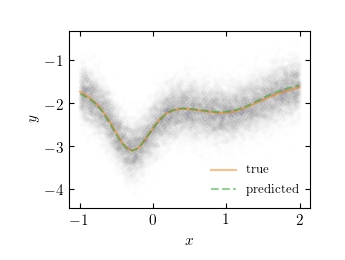

Reproduce this figure in Python.
#!/usr/bin/env python
from __future__ import absolute_import
from __future__ import division
from __future__ import print_function
class landscape:
    """
    Generate random landscape
    """
    def __init__(self,n=64):
        from numpy.random import rand
        from numpy import sqrt
        """
        n: number of gaussians
        """
        self.n=n
        v=rand(n,3)
        v[:,0]=v[:,0]*50-40
        v[:,1]=v[:,1]*5-2
        v[:,2]=v[:,2]*2.0*sqrt(10.0)
        self.v=v

    def y(self,x,s=0.0):  
        from numpy.random import uniform,normal
        y=0
        for h,mu,sigma in self.v:
            y+=h*self.gaussian(x,mu,sigma)
        noise=normal(0.0,s,len(y))
        #y=x**2
        return y/self.n+noise

    def gaussian(self,x,mu,sigma):
        from numpy import exp,sqrt,pi
        return 1.0/sqrt(2*pi*sigma**2)*exp(-(x-mu)**2/(2.0*sigma**2))

def main():
    print("linear fit")
    import tensorflow as tf
    from tensorflow.contrib.tensor_forest.python import tensor_forest
    from tensorflow.python.ops import resources

    from numpy.random import uniform
    from numpy import arange,linspace,array,sqrt,reshape,log,cast
    from matplotlib.pyplot import figure,plot,show,xlabel,ylabel,legend,savefig,subplots_adjust

    rr=landscape()

    x=uniform(-1,2,20000)
    y=rr.y(x,0.333)

    x=array(x,dtype='float32')
    y=array(y,dtype='float32')

    feed_x=reshape(x,(-1,1))
    feed_y=reshape(y,(-1,1))

    dataset=tf.data.Dataset.from_tensor_slices((feed_x,feed_y))
    print(dataset)
    train_dataset=dataset.repeat().batch(4000)

    d=1000
    xo=linspace(-1,2,d)
    yo=rr.y(xo)

    xo=array(xo,dtype='float32')
    yo=array(yo,dtype='float32')

    feed_x_true=reshape(xo,(-1,1))
    feed_y_true=reshape(yo,(-1,1))

    true_dataset=tf.data.Dataset.from_tensor_slices((feed_x_true,feed_y_true))
    validate_dataset=true_dataset.repeat().batch(d)

    """
    Iterator
    """

    iterator=tf.data.Iterator.from_structure(train_dataset.output_types,train_dataset.output_shapes)
    next_element=iterator.get_next()
    train_init_op=iterator.make_initializer(train_dataset)
    validate_init_op=iterator.make_initializer(validate_dataset)

    input_layer=next_element[0]
    output_layer=next_element[1]

    """
    ANN
    """
    
    dense1=tf.layers.dense(inputs=input_layer,units=28,activation=tf.nn.tanh,bias_initializer=tf.truncated_normal_initializer())
    dense2=tf.layers.dense(inputs=dense1,units=29,activation=tf.nn.tanh,bias_initializer=tf.truncated_normal_initializer())
    y_out=tf.layers.dense(inputs=dense2,units=1)

    cross_entropy=tf.reduce_mean(tf.nn.l2_loss(output_layer-y_out))
    optimizer=tf.train.AdamOptimizer(0.01)
    minimize=optimizer.minimize(cross_entropy)

    init_vars=tf.group(tf.global_variables_initializer())

    sess = tf.Session()

    sess.run(train_init_op)
    sess.run(init_vars)

    """
    Training
    """

    for i in range(1000):
        a,b=sess.run([cross_entropy,minimize])
        if i%200 == 0:
            print(i,a,b)

    """
    Evaluation
    """

    sess.run(validate_init_op)
    y_predicted=sess.run(y_out)

    figure()
    plot(x,y,".",alpha=0.005)
    plot(xo,yo,"-",alpha=0.5,label=r"true")
    plot(xo,y_predicted,"--",alpha=0.5,label="predicted")
    xlabel(r"$x$")
    ylabel(r"$y$")
    legend(frameon=False,loc='best')
    subplots_adjust(bottom=0.2,left=0.2)
    savefig("_simple.png")

    show()

if __name__=="__main__":
    try:
        main()
    except KeyboardInterrupt:
        print("Ctrl-C")
